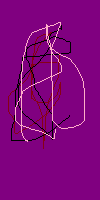
#> input picture casetest/graphics/image/purpleImage.png, 100 x 200 px
$ python image_crop.py
#> lines starting #> are read from the running program, lines starting #| are printed output that depends on the picture
from PIL import Image
purpleImage = Image.open('purpleImage.png')
#> purpleImage is the input picture: PIL image 100x200 RGBA; mean R, G, B, A 128.9, 4.6, 125.1, 255
width, height = purpleImage.size
#> width = 100; height = 200
newImage = purpleImage.crop((20,20,width-20,height-20))
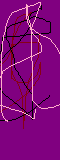
#> newImage: PIL image 60x160 RGBA; mean R, G, B, A 130, 8.1, 123.1, 255
newImage.save('purpleCropped.png')
